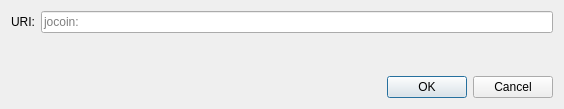
<?xml version="1.0" encoding="UTF-8"?>
<ui version="4.0">
 <class>OpenURIDialog</class>
 <widget class="QDialog" name="OpenURIDialog">
  <property name="geometry">
   <rect>
    <x>0</x>
    <y>0</y>
    <width>564</width>
    <height>109</height>
   </rect>
  </property>
  <property name="windowTitle">
   <string>Open jocoin URI</string>
  </property>
  <layout class="QVBoxLayout" name="verticalLayout">
   <item>
    <layout class="QHBoxLayout" name="horizontalLayout">
     <item>
      <widget class="QLabel" name="label">
       <property name="text">
        <string>URI:</string>
       </property>
      </widget>
     </item>
     <item>
      <widget class="QValidatedLineEdit" name="uriEdit">
       <property name="placeholderText">
        <string notr="true">jocoin:</string>
       </property>
      </widget>
     </item>
    </layout>
   </item>
   <item>
    <spacer name="verticalSpacer">
     <property name="orientation">
      <enum>Qt::Vertical</enum>
     </property>
     <property name="sizeHint" stdset="0">
      <size>
       <width>20</width>
       <height>40</height>
      </size>
     </property>
    </spacer>
   </item>
   <item>
    <widget class="QDialogButtonBox" name="buttonBox">
     <property name="orientation">
      <enum>Qt::Horizontal</enum>
     </property>
     <property name="standardButtons">
      <set>QDialogButtonBox::Cancel|QDialogButtonBox::Ok</set>
     </property>
    </widget>
   </item>
  </layout>
 </widget>
 <customwidgets>
  <customwidget>
   <class>QValidatedLineEdit</class>
   <extends>QLineEdit</extends>
   <header>qt/qvalidatedlineedit.h</header>
  </customwidget>
 </customwidgets>
 <resources/>
 <connections>
  <connection>
   <sender>buttonBox</sender>
   <signal>accepted()</signal>
   <receiver>OpenURIDialog</receiver>
   <slot>accept()</slot>
   <hints>
    <hint type="sourcelabel">
     <x>248</x>
     <y>254</y>
    </hint>
    <hint type="destinationlabel">
     <x>157</x>
     <y>274</y>
    </hint>
   </hints>
  </connection>
  <connection>
   <sender>buttonBox</sender>
   <signal>rejected()</signal>
   <receiver>OpenURIDialog</receiver>
   <slot>reject()</slot>
   <hints>
    <hint type="sourcelabel">
     <x>316</x>
     <y>260</y>
    </hint>
    <hint type="destinationlabel">
     <x>286</x>
     <y>274</y>
    </hint>
   </hints>
  </connection>
 </connections>
</ui>
